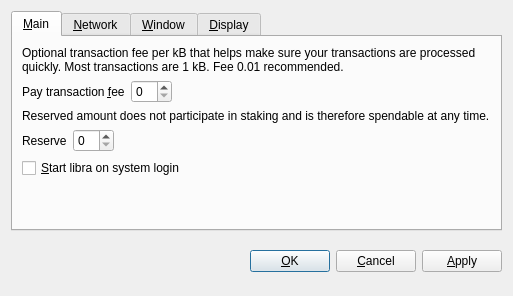
<?xml version="1.0" encoding="UTF-8"?>
<ui version="4.0">
 <class>OptionsDialog</class>
 <widget class="QDialog" name="OptionsDialog">
  <property name="windowTitle">
   <string>Options</string>
  </property>
  <property name="modal">
   <bool>true</bool>
  </property>
  <layout class="QVBoxLayout" name="verticalLayout">
   <item>
    <widget class="QTabWidget" name="tabWidget">
     <property name="tabPosition">
      <enum>QTabWidget::North</enum>
     </property>
     <property name="currentIndex">
      <number>0</number>
     </property>
     <widget class="QWidget" name="tabMain">
      <attribute name="title">
       <string>&amp;Main</string>
      </attribute>
      <layout class="QVBoxLayout" name="verticalLayout_Main">
       <item>
        <widget class="QLabel" name="transactionFeeInfoLabel">
         <property name="text">
          <string>Optional transaction fee per kB that helps make sure your transactions are processed quickly. Most transactions are 1 kB. Fee 0.01 recommended.</string>
         </property>
         <property name="textFormat">
          <enum>Qt::PlainText</enum>
         </property>
         <property name="wordWrap">
          <bool>true</bool>
         </property>
        </widget>
       </item>
       <item>
        <layout class="QHBoxLayout" name="horizontalLayoutFee">
         <item>
          <widget class="QLabel" name="transactionFeeLabel">
           <property name="text">
            <string>Pay transaction &amp;fee</string>
           </property>
           <property name="textFormat">
            <enum>Qt::PlainText</enum>
           </property>
           <property name="buddy">
            <cstring>transactionFee</cstring>
           </property>
          </widget>
         </item>
         <item>
          <widget class="BitcoinAmountField" name="transactionFee"/>
         </item>
         <item>
          <spacer name="horizontalSpacerFee">
           <property name="orientation">
            <enum>Qt::Horizontal</enum>
           </property>
           <property name="sizeHint" stdset="0">
            <size>
             <width>40</width>
             <height>20</height>
            </size>
           </property>
          </spacer>
         </item>
        </layout>
       </item>
       <item>
        <widget class="QLabel" name="reserveBalanceInfoLabel">
         <property name="text">
          <string>Reserved amount does not participate in staking and is therefore spendable at any time.</string>
         </property>
         <property name="textFormat">
          <enum>Qt::PlainText</enum>
         </property>
         <property name="wordWrap">
          <bool>true</bool>
         </property>
        </widget>
       </item>
       <item>
        <layout class="QHBoxLayout" name="horizontalLayoutReserveBalance">
         <item>
          <widget class="QLabel" name="reserveBalanceLabel">
           <property name="text">
            <string>Reserve</string>
           </property>
           <property name="textFormat">
            <enum>Qt::PlainText</enum>
           </property>
           <property name="buddy">
            <cstring>reserveBalance</cstring>
           </property>
          </widget>
         </item>
         <item>
          <widget class="BitcoinAmountField" name="reserveBalance"/>
         </item>
         <item>
          <spacer name="horizontalSpacerReserveBalance">
           <property name="orientation">
            <enum>Qt::Horizontal</enum>
           </property>
           <property name="sizeHint" stdset="0">
            <size>
             <width>40</width>
             <height>20</height>
            </size>
           </property>
          </spacer>
         </item>
        </layout>
       </item>
       <item>
        <widget class="QCheckBox" name="bitcoinAtStartup">
         <property name="toolTip">
          <string>Automatically start libra after logging in to the system.</string>
         </property>
         <property name="text">
          <string>&amp;Start libra on system login</string>
         </property>
        </widget>
       </item>
       <item>
        <spacer name="verticalSpacer_Main">
         <property name="orientation">
          <enum>Qt::Vertical</enum>
         </property>
         <property name="sizeHint" stdset="0">
          <size>
           <width>20</width>
           <height>40</height>
          </size>
         </property>
        </spacer>
       </item>
      </layout>
     </widget>
     <widget class="QWidget" name="tabNetwork">
      <attribute name="title">
       <string>&amp;Network</string>
      </attribute>
      <layout class="QVBoxLayout" name="verticalLayout_Network">
       <item>
        <widget class="QCheckBox" name="mapPortUpnp">
         <property name="toolTip">
          <string>Automatically open the libra client port on the router. This only works when your router supports UPnP and it is enabled.</string>
         </property>
         <property name="text">
          <string>Map port using &amp;UPnP</string>
         </property>
        </widget>
       </item>
       <item>
        <widget class="QCheckBox" name="connectSocks">
         <property name="toolTip">
          <string>Connect to the libra network through a SOCKS proxy (e.g. when connecting through Tor).</string>
         </property>
         <property name="text">
          <string>&amp;Connect through SOCKS proxy:</string>
         </property>
        </widget>
       </item>
       <item>
        <layout class="QHBoxLayout" name="horizontalLayout_Network">
         <item>
          <widget class="QLabel" name="proxyIpLabel">
           <property name="text">
            <string>Proxy &amp;IP:</string>
           </property>
           <property name="textFormat">
            <enum>Qt::PlainText</enum>
           </property>
           <property name="buddy">
            <cstring>proxyIp</cstring>
           </property>
          </widget>
         </item>
         <item>
          <widget class="QValidatedLineEdit" name="proxyIp">
           <property name="maximumSize">
            <size>
             <width>140</width>
             <height>16777215</height>
            </size>
           </property>
           <property name="toolTip">
            <string>IP address of the proxy (e.g. 127.0.0.1)</string>
           </property>
          </widget>
         </item>
         <item>
          <widget class="QLabel" name="proxyPortLabel">
           <property name="text">
            <string>&amp;Port:</string>
           </property>
           <property name="textFormat">
            <enum>Qt::PlainText</enum>
           </property>
           <property name="buddy">
            <cstring>proxyPort</cstring>
           </property>
          </widget>
         </item>
         <item>
          <widget class="QLineEdit" name="proxyPort">
           <property name="maximumSize">
            <size>
             <width>55</width>
             <height>16777215</height>
            </size>
           </property>
           <property name="toolTip">
            <string>Port of the proxy (e.g. 9050)</string>
           </property>
          </widget>
         </item>
         <item>
          <widget class="QLabel" name="socksVersionLabel">
           <property name="text">
            <string>SOCKS &amp;Version:</string>
           </property>
           <property name="textFormat">
            <enum>Qt::PlainText</enum>
           </property>
           <property name="buddy">
            <cstring>socksVersion</cstring>
           </property>
          </widget>
         </item>
         <item>
          <widget class="QValueComboBox" name="socksVersion">
           <property name="toolTip">
            <string>SOCKS version of the proxy (e.g. 5)</string>
           </property>
          </widget>
         </item>
         <item>
          <spacer name="horizontalSpacer_Network">
           <property name="orientation">
            <enum>Qt::Horizontal</enum>
           </property>
           <property name="sizeHint" stdset="0">
            <size>
             <width>40</width>
             <height>20</height>
            </size>
           </property>
          </spacer>
         </item>
        </layout>
       </item>
       <item>
        <spacer name="verticalSpacer_Network">
         <property name="orientation">
          <enum>Qt::Vertical</enum>
         </property>
         <property name="sizeHint" stdset="0">
          <size>
           <width>20</width>
           <height>40</height>
          </size>
         </property>
        </spacer>
       </item>
      </layout>
     </widget>
     <widget class="QWidget" name="tabWindow">
      <attribute name="title">
       <string>&amp;Window</string>
      </attribute>
      <layout class="QVBoxLayout" name="verticalLayout_Window">
       <item>
        <widget class="QCheckBox" name="minimizeToTray">
         <property name="toolTip">
          <string>Show only a tray icon after minimizing the window.</string>
         </property>
         <property name="text">
          <string>&amp;Minimize to the tray instead of the taskbar</string>
         </property>
        </widget>
       </item>
       <item>
        <widget class="QCheckBox" name="minimizeOnClose">
         <property name="toolTip">
          <string>Minimize instead of exit the application when the window is closed. When this option is enabled, the application will be closed only after selecting Quit in the menu.</string>
         </property>
         <property name="text">
          <string>M&amp;inimize on close</string>
         </property>
        </widget>
       </item>
       <item>
        <spacer name="verticalSpacer_Window">
         <property name="orientation">
          <enum>Qt::Vertical</enum>
         </property>
         <property name="sizeHint" stdset="0">
          <size>
           <width>20</width>
           <height>40</height>
          </size>
         </property>
        </spacer>
       </item>
      </layout>
     </widget>
     <widget class="QWidget" name="tabDisplay">
      <attribute name="title">
       <string>&amp;Display</string>
      </attribute>
      <layout class="QVBoxLayout" name="verticalLayout_Display">
       <item>
        <layout class="QHBoxLayout" name="horizontalLayout_1_Display">
         <item>
          <widget class="QLabel" name="langLabel">
           <property name="text">
            <string>User Interface &amp;language:</string>
           </property>
           <property name="textFormat">
            <enum>Qt::PlainText</enum>
           </property>
           <property name="buddy">
            <cstring>lang</cstring>
           </property>
          </widget>
         </item>
         <item>
          <widget class="QValueComboBox" name="lang">
           <property name="toolTip">
            <string>The user interface language can be set here. This setting will take effect after restarting libra.</string>
           </property>
          </widget>
         </item>
        </layout>
       </item>
       <item>
        <layout class="QHBoxLayout" name="horizontalLayout_2_Display">
         <item>
          <widget class="QLabel" name="unitLabel">
           <property name="text">
            <string>&amp;Unit to show amounts in:</string>
           </property>
           <property name="textFormat">
            <enum>Qt::PlainText</enum>
           </property>
           <property name="buddy">
            <cstring>unit</cstring>
           </property>
          </widget>
         </item>
         <item>
          <widget class="QValueComboBox" name="unit">
           <property name="toolTip">
            <string>Choose the default subdivision unit to show in the interface and when sending coins.</string>
           </property>
          </widget>
         </item>
        </layout>
       </item>
       <item>
        <widget class="QCheckBox" name="displayAddresses">
         <property name="toolTip">
          <string>Whether to show libra addresses in the transaction list or not.</string>
         </property>
         <property name="text">
          <string>&amp;Display addresses in transaction list</string>
         </property>
        </widget>
       </item>
       <item>
        <widget class="QCheckBox" name="coinControlFeatures">
         <property name="toolTip">
          <string>Whether to show coin control features or not.</string>
         </property>
         <property name="text">
          <string>Display coin &amp;control features (experts only!)</string>
         </property>
        </widget>
       </item>
       <item>
        <spacer name="verticalSpacer_Display">
         <property name="orientation">
          <enum>Qt::Vertical</enum>
         </property>
         <property name="sizeHint" stdset="0">
          <size>
           <width>20</width>
           <height>40</height>
          </size>
         </property>
        </spacer>
       </item>
      </layout>
     </widget>
    </widget>
   </item>
   <item>
    <layout class="QHBoxLayout" name="horizontalLayout_Buttons">
     <item>
      <spacer name="horizontalSpacer_1">
       <property name="orientation">
        <enum>Qt::Horizontal</enum>
       </property>
       <property name="sizeHint" stdset="0">
        <size>
         <width>40</width>
         <height>48</height>
        </size>
       </property>
      </spacer>
     </item>
     <item>
      <widget class="QLabel" name="statusLabel">
       <property name="font">
        <font>
         <weight>75</weight>
         <bold>true</bold>
        </font>
       </property>
       <property name="text">
        <string/>
       </property>
       <property name="textFormat">
        <enum>Qt::PlainText</enum>
       </property>
       <property name="wordWrap">
        <bool>true</bool>
       </property>
      </widget>
     </item>
     <item>
      <spacer name="horizontalSpacer_2">
       <property name="orientation">
        <enum>Qt::Horizontal</enum>
       </property>
       <property name="sizeHint" stdset="0">
        <size>
         <width>40</width>
         <height>48</height>
        </size>
       </property>
      </spacer>
     </item>
     <item>
      <widget class="QPushButton" name="okButton">
       <property name="text">
        <string>&amp;OK</string>
       </property>
      </widget>
     </item>
     <item>
      <widget class="QPushButton" name="cancelButton">
       <property name="text">
        <string>&amp;Cancel</string>
       </property>
       <property name="autoDefault">
        <bool>false</bool>
       </property>
      </widget>
     </item>
     <item>
      <widget class="QPushButton" name="applyButton">
       <property name="text">
        <string>&amp;Apply</string>
       </property>
       <property name="autoDefault">
        <bool>false</bool>
       </property>
      </widget>
     </item>
    </layout>
   </item>
  </layout>
 </widget>
 <customwidgets>
  <customwidget>
   <class>BitcoinAmountField</class>
   <extends>QSpinBox</extends>
   <header>bitcoinamountfield.h</header>
   <container>1</container>
  </customwidget>
  <customwidget>
   <class>QValueComboBox</class>
   <extends>QComboBox</extends>
   <header>qvaluecombobox.h</header>
  </customwidget>
  <customwidget>
   <class>QValidatedLineEdit</class>
   <extends>QLineEdit</extends>
   <header>qvalidatedlineedit.h</header>
  </customwidget>
 </customwidgets>
 <resources/>
 <connections/>
</ui>
